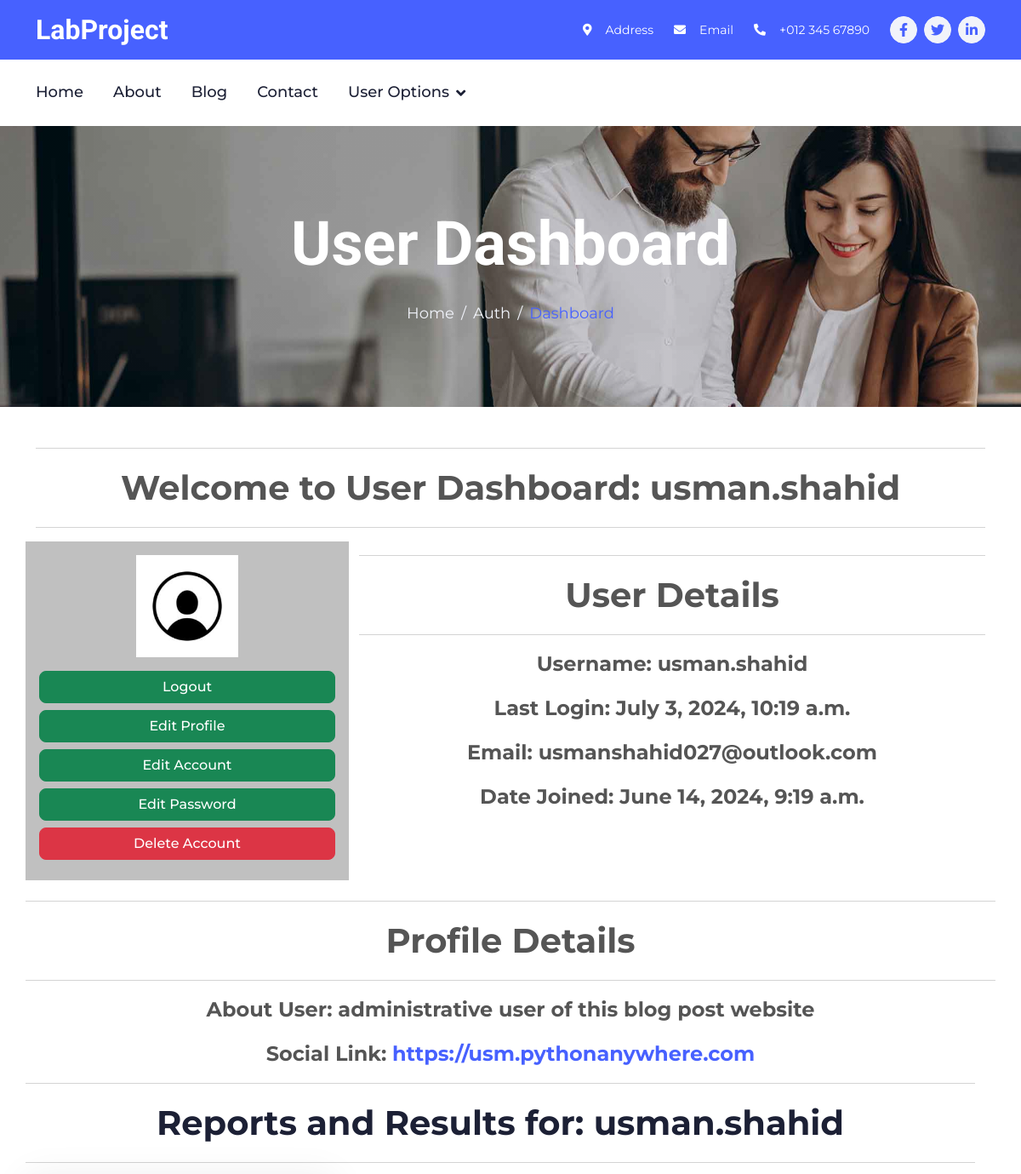
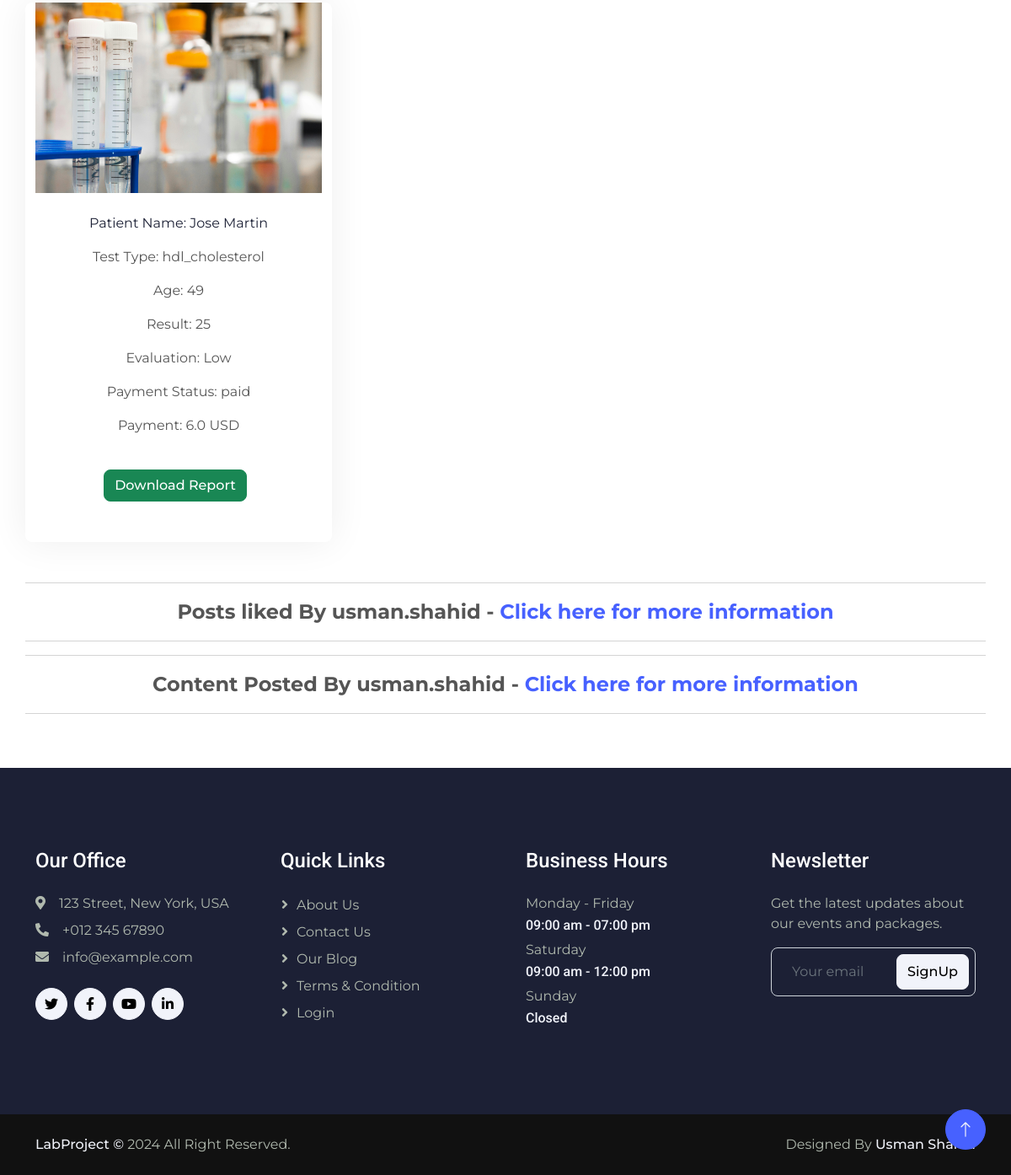
Screenshot of /auth/dashboard (signed in) with the database file from the repository (2 pictures, top to bottom).
### AuthApp/models.py (models this page shows, shortened)
class Profile(models.Model):
    user = models.OneToOneField(
        User,
        on_delete=models.CASCADE,
        null=False
    )
    about_user = models.CharField(
        max_length=1000,
        null=False
    )
    social_link = models.URLField(null=True)
    profile_pic = models.ImageField(
        null=True,
        blank=True,
        upload_to='images/ProfilePictures'
    )

### LabApp/models.py (models this page shows, shortened)
class PatientReport(models.Model):
    patient_name = models.CharField(
        max_length=500,
        null=False,
        blank=False
    )
    phone_number = models.CharField(
        max_length=50,
        null=False,
        blank=False
    )
    patient_email = models.EmailField(
        null=False,
        blank=False
    )
    test_type = models.CharField(
        max_length=500,
        null=False,
        blank=False
    )
    result = models.CharField(
        max_length=50,
        null=False,
        blank=False
    )
    evaluation = models.CharField(
        max_length=255,
        null=False,
        blank=False
    )
    added_at = models.DateTimeField(auto_now_add=True)
    added_by = models.ForeignKey(
        User,
        on_delete=models.SET_NULL,
        null=True,
        blank=True
    )
    filename = models.TextField(
        null=False,
        blank=False
    )
    payment = models.FloatField(
        default=0.0,
        null=False,
        blank=False
    )
    payment_status = models.CharField(
        max_length = 50,
        default = 'unpaid',
        null=False,
        blank=False
    )
    date_of_birth = models.DateTimeField(
        default=date(2000, 1, 1),
        null=False,
        blank=False
    )
    age = models.IntegerField(
        default=18,
        null=False,
        blank=False
    )

### AuthApp/views.py (the view)
# urls.py: path('dashboard', views.user_dashboard, name='auth-dashboard'),
@login_required(login_url='/auth/login')
def user_dashboard(request):
    report_query = PatientReport.objects.filter(patient_email=request.user.email).all().order_by('-pk')
    report_none = False
    if report_query is None:
        report_none = True
    report_pagination = Paginator(report_query, 3)
    report_page = request.GET.get('page')
    user_reports = report_pagination.get_page(report_page)
    return render(
        request,
        'AuthApp/dashboard.html',
        {
            'dashboard': True,
            'reports': user_reports,
            'report_none': report_none
        }
    )

### AuthApp/templates/AuthApp/dashboard.html (shortened to what this page needs)
{% extends "BlogApp/base.html" %}
{% block body %}
    <div class="container-fluid page-header py-5 mb-5 wow fadeIn" data-wow-delay="0.1s">
        <div class="container text-center py-5">
            <h1 class="display-2 text-white mb-4 animated slideInDown">User Dashboard</h1>
            <nav aria-label="breadcrumb animated slideInDown">
                <ol class="breadcrumb justify-content-center mb-0">
                    <li class="breadcrumb-item"><a href="/">Home</a></li>
                    <li class="breadcrumb-item"><a href="">Auth</a></li>
                    <li class="breadcrumb-item text-primary" aria-current="page">Dashboard</li>
                </ol>
            </nav>
        </div>
    </div>
    <div class="container">
        <hr>
            <p class="fs-1 text-center"><strong class="text-secondary">Welcome to User Dashboard: {{user.username}}</strong></p>
        <hr>
        <div class="row">
            <div class="col-md-4 p-3" style="background: silver;">
                <div class="card-img text-center">
                    {% if user.profile %}
                        {% if user.profile.profile_pic %}
                            <img src="{{user.profile.profile_pic.url}}" alt="{{user.username}}" class="img-fluid" width="120px">
                        {% else %}
                            <img src="/media/default/default-user.jpg" alt="{{user.username}}" class="img-fluid" width="120px">
                        {% endif %}
                    {% else %}
                        <img src="/media/default/default-user.jpg" alt="{{user.username}}" class="img-fluid" width="120px">
                    {% endif %}
                </div>
                <div class="d-flex flex-column mt-3">
                    <a href="/auth/logout" class="btn btn-success mb-2">Logout</a>
                    {% if user.profile %}
                        <a href="/auth/edit-profile" class="btn btn-success mb-2">Edit Profile</a>
                    {% else %}
                        <a href="/auth/create-profile" class="btn btn-success mb-2">Create Profile</a>
                    {% endif %}
                    <a href="/auth/edit-user" class="btn btn-success mb-2">Edit Account</a>
                    <a href="/auth/edit-password" class="btn btn-success mb-2">Edit Password</a>
                    <a href="/auth/delete-user" class="btn btn-danger mb-2">Delete Account</a>
                </div>
            </div>
            <div class="col-md-8 text-center">
                <hr>
                    <p class="fs-1 text-center"><strong class="text-secondary">User Details</strong></p>
                <hr>
                <p class="fs-4 text-center"><strong class="text-secondary">Username: {{user.username}}</strong></p>
                <p class="fs-4 text-center"><strong class="text-secondary">Last Login: {{user.last_login}}</strong></p>
                <p class="fs-4 text-center"><strong class="text-secondary">Email: {{user.email}}</strong></p>
                <p class="fs-4 text-center"><strong class="text-secondary">Date Joined: {{user.date_joined}}</strong></p>
            </div>
        </div>
        <br>
        <div class="row ">
            <hr>
                <p class="fs-1 text-center"><strong class="text-secondary">Profile Details</strong></p>
            <hr>
            {% if user.profile %}
                <p class="fs-4 text-center"><strong class="text-secondary">About User: {{user.profile.about_user}}</strong></p>
                {% if user.profile.social_link %}
                    <p class="fs-4 text-center"><strong class="text-secondary">Social Link: <a href="{{user.profile.social_link}}">{{user.profile.social_link}}</a></strong></p>
                {% endif %}
            {% else %}
                <div class="text-center mb-5">
                    <p class="fs-4 text-center"><strong class="text-secondary">No profile created yet! Create your profile Now</strong></p>
                    <a href="/auth/create-profile" class="btn btn-success">Create Profile</a>
                </div>
            {% endif %}
            {% if report_none %}
        <div class="row">
            <hr>
                <p class="fs-1 text-center"><strong>No reports uploaded yet!</strong></p>
            <hr>
        </div>
    {% else %}
        <div class="row">
            <hr>
                <p class="fs-1 text-center"><strong class="text-dark">Reports and Results for: {{user.username}}</strong></p>
            <hr>
                <div class="row text-center " data-wow-delay="0.1s">
                    {% for report in reports %}
                    {% if report.payment_status == 'paid' %}
                        <div class="project-item mb-5 col-md-4 text-center">
                            <div class="position-relative text-center">
                                <a href="/media/reports/clients/{{report.filename}}">
                                    <img src="/media/default/report-thumbnail.jpg" alt="{{report.patient_name}}" class="img-fluid" width="720px">
                                </a>
                            </div>
                            <div class="p-4 text-center">
                                <p><a class="text-dark" href="/media/reports/clients/{{report.filename}}">Patient Name: {{report.patient_name}}</a></p>
                                <p class="text-secondary">Test Type: {{report.test_type}}</p>
                                <p class="text-secondary">Age: {{report.age}}</p>
                                <p class="text-secondary">Result: {{report.result}}</p>
                                <p class="text-secondary">Evaluation: {{report.evaluation}}</p>
                                <p class="text-secondary">Payment Status: {{report.payment_status}}</p>
                                <p class="text-secondary">Payment: {{report.payment}} USD</p>
                            </div>
                            <div class="btn-group mb-5 text-center">
                                <a href="/media/reports/clients/{{report.filename}}" class="btn btn-success me-2">Download Report</a>
                            </div>
                        </div>
                    {% endif %}
                    {% endfor %}
                </div>
            </div>
        {% endif %}
        </div>
        <div class="row">
            <hr>
            <p class="fs-4 text-center"><strong class="text-secondary">Posts liked By {{user.username}} - <a href="/auth/liked-posts">Click here for more information</a></strong></p>
            <hr>
        </div>
        {% if user.is_superuser or user.is_staff %}
        <div class="row">
            <hr>
            <p class="fs-4 text-center"><strong class="text-secondary">Content Posted By {{user.username}} - <a href="/auth/posted-content">Click here for more information</a></strong></p>
            <hr>
        </div>
        {% endif %}
    </div>
{% endblock body %}

### BlogApp/static/BlogApp/css/style.css (style rules this page uses)
:root { --primary: #4761FF; --secondary: #555555; --light: #F1F3FA; --dark: #1C2035; }
.btn { transition: .5s; font-weight: 500; }
.page-header { background: linear-gradient(rgba(0, 0, 0, .1), rgba(0, 0, 0, .1)), url(../img/carousel-1.jpg) center center no-repeat; background-size: cover; }
.page-header .breadcrumb-item+.breadcrumb-item::before { color: var(--light); }
.page-header .breadcrumb-item, .page-header .breadcrumb-item a { font-size: 18px; color: var(--light); }
.project-item { position: relative; border-radius: 8px; overflow: hidden; box-shadow: 0 0 45px rgba(0, 0, 0, .07); }

### rows the page displays
PatientReport: patient_name "Jose Martin", test_type "hdl_cholesterol", age "49", result "25", evaluation "Low", payment_status "paid", payment "6.0"

### other values shown
{{ user.username }} "usman.shahid"
{{ user.last_login }} "July 3, 2024, 10:19 a.m."
{{ user.email }} "usmanshahid027@outlook.com"
{{ user.date_joined }} "June 14, 2024, 9:19 a.m."
{{ user.profile.about_user }} "administrative user of this blog post website"
{{ user.profile.social_link }} "https://usm.pythonanywhere.com"
